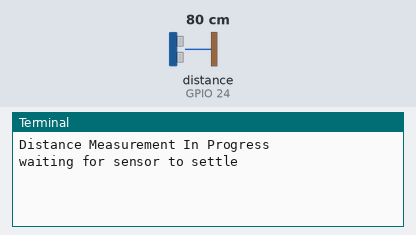
Recording of a program running on a simulated Raspberry Pi (BCM pin numbers). Shown: the last lines printed to the terminal. The inputs (shaded band) are chosen by the test bench; at power-on: distance to the obstacle (sensor on GPIO 24) 80 cm. The echo pulse lasts 58.3 µs per cm; the clock reads 2024-03-15 10:24:30 at power-on unless the program sets it.

Above: at 1.2 s.
1.3 s: distance to the obstacle (sensor on GPIO 24) set to 2 cm
At 2.8 s:
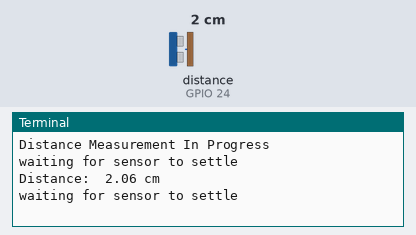
5.5 s: distance to the obstacle (sensor on GPIO 24) set to 4 cm
At 7.2 s:
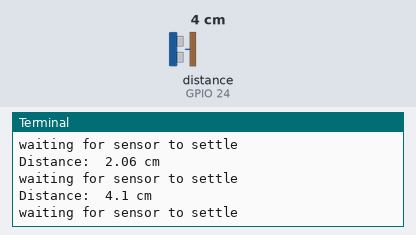

Measured:
- after the input at 1.3 s, the terminal: prints a new line after 0.70 s (image 1)
- after the input at 5.5 s, the terminal: prints a new line after 0.50 s (image 2)

The program:

UltraSonic_test.py
```python
#references:
    #video: https://www.youtube.com/watch?v=L90WS-ptnvI

#install
import RPi.GPIO as GPIO
import time

#code
GPIO.setmode(GPIO.BCM)

TRIG = 23
ECHO = 24

print("Distance Measurement In Progress")

GPIO.setup(TRIG, GPIO.OUT)
GPIO.setup(ECHO, GPIO.IN)


try:
    while True:
        GPIO.output(TRIG, False)
        print("waiting for sensor to settle")
        time.sleep(2)

        GPIO.output(TRIG, True)
        time.sleep(0.00001)
        GPIO.output(TRIG, False)

        while GPIO.input(ECHO) == 0:
            pulse_start = time.time()
        while GPIO.input(ECHO) == 1:
            pulse_end = time.time()

        pulse_duration = pulse_end - pulse_start

        distance = pulse_duration * 17150
        distance = round(distance, 2)
        print("Distance: ", distance, "cm")

except KeyboardInterrupt: # If there is a KeyboardInterrupt (when you press ctrl+c), exit the program
    print("Cleanign Up!")
    GPIO.cleanup()
```
